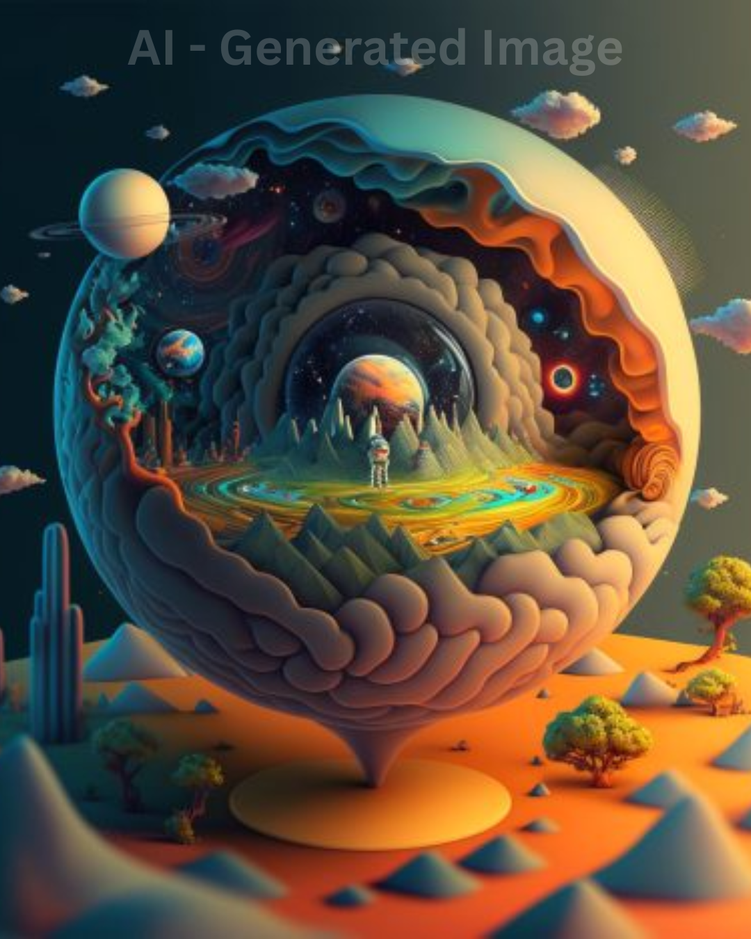
#> input picture testing/assets/post1.png, 751 x 939 px, shrunk from 1080 x 1350 before the run
$ python -i image_checker.py   (imports and definitions only)
#> lines starting #> are read from the running program, lines starting #| are printed output that depends on the picture; after the words box and inside, x2 and y2 are one past the last pixel; in counts of white or black regions, pixels touching at a corner belong together
"""
Image analysis utilities for AI label detection
"""
import os
from typing import Dict, Optional, Tuple
from PIL import Image, ExifTags
import cv2
import numpy as np


class ImageAnalyzer:
    """Analyzes images for AI-generated content labels and watermarks"""

    def __init__(self):
        self.ai_keywords = [
            'ai', 'generated', 'synthetic', 'artificial', 'deepfake',
            'created by ai', 'ai-generated', 'made with ai', 'dall-e',
            'midjourney', 'stable diffusion', 'generated image'
        ]

    def analyze_image(self, image_path: str) -> Dict:
        """
        Perform comprehensive analysis of an image

        Args:
            image_path: Path to the image file

        Returns:
            Dictionary with analysis results
        """
#> called with image_path = '../../testing/assets/post1.png'
        if not os.path.exists(image_path):
            return {
                'success': False,
                'error': 'Image file not found',
                'has_label': False,
                'label_coverage': 0,
                'metadata_check': {},
                'ocr_results': [],
                'visual_analysis': {}
            }

        try:
            # Load image
            img = Image.open(image_path)
#> img is the input picture: PIL image 751x939 RGB; mean R, G, B 92.9, 78.3, 60.8

            # Perform various checks
            metadata_results = self._check_metadata(img)
#> metadata_results = 5 items
            visual_results = self._check_visual_labels(image_path)
            ocr_results = self._perform_ocr(image_path)

            # Determine if AI label is present
            has_label = (
                metadata_results.get('has_ai_indicator', False) or
                visual_results.get('has_watermark', False) or
                self._check_ocr_for_ai_labels(ocr_results)
            )

            # Calculate label coverage
            label_coverage = self._calculate_label_coverage(visual_results, ocr_results, img.size)

            return {
                'success': True,
                'error': None,
                'has_label': has_label,
                'label_coverage': label_coverage,
                'metadata_check': metadata_results,
                'ocr_results': ocr_results,
                'visual_analysis': visual_results,
                'image_dimensions': img.size,
                'complies_with_10_percent': label_coverage >= 10.0
            }

        except Exception as e:
            return {
                'success': False,
                'error': f'Error analyzing image: {str(e)}',
                'has_label': False,
                'label_coverage': 0,
                'metadata_check': {},
                'ocr_results': [],
                'visual_analysis': {}
            }

    def _check_metadata(self, img: Image) -> Dict:
        """
        Check image EXIF/metadata for AI generation indicators

        Args:
            img: PIL Image object

        Returns:
            Dictionary with metadata findings
        """
        metadata_info = {
            'has_exif': False,
            'has_ai_indicator': False,
            'software': None,
            'description': None,
            'ai_related_fields': []
        }

        try:
            # Get EXIF data
            exif_data = img._getexif()

            if exif_data:
                metadata_info['has_exif'] = True

                # Map EXIF tags to readable names
                exif_readable = {}
                for tag_id, value in exif_data.items():
                    tag = ExifTags.TAGS.get(tag_id, tag_id)
                    exif_readable[tag] = value

                # Check specific fields
                ai_related_tags = ['Software', 'ImageDescription', 'Artist', 'Copyright', 'UserComment']

                for tag in ai_related_tags:
                    if tag in exif_readable:
                        value_str = str(exif_readable[tag]).lower()
                        metadata_info[tag.lower()] = exif_readable[tag]

                        # Check if value contains AI-related keywords
                        if any(keyword in value_str for keyword in self.ai_keywords):
                            metadata_info['has_ai_indicator'] = True
                            metadata_info['ai_related_fields'].append({
                                'field': tag,
                                'value': exif_readable[tag]
                            })

            # Also check PNG info (for PNG files)
            if hasattr(img, 'info') and img.info:
                for key, value in img.info.items():
                    value_str = str(value).lower()
                    if any(keyword in value_str for keyword in self.ai_keywords):
                        metadata_info['has_ai_indicator'] = True
                        metadata_info['ai_related_fields'].append({
                            'field': key,
                            'value': value
                        })

        except Exception as e:
            metadata_info['error'] = str(e)

        return metadata_info

    def _check_visual_labels(self, image_path: str) -> Dict:
        """
        Check for visual watermarks or labels using computer vision

        Args:
            image_path: Path to image file

        Returns:
            Dictionary with visual analysis results
        """
#> called with image_path = '../../testing/assets/post1.png'
        visual_info = {
            'has_watermark': False,
            'watermark_regions': [],
            'corner_analysis': {},
            'brightness_anomalies': False
        }

        try:
            # Load image with OpenCV
            img = cv2.imread(image_path)
#> img: shape (939, 751, 3)
            if img is None:
                return visual_info

            gray = cv2.cvtColor(img, cv2.COLOR_BGR2GRAY)
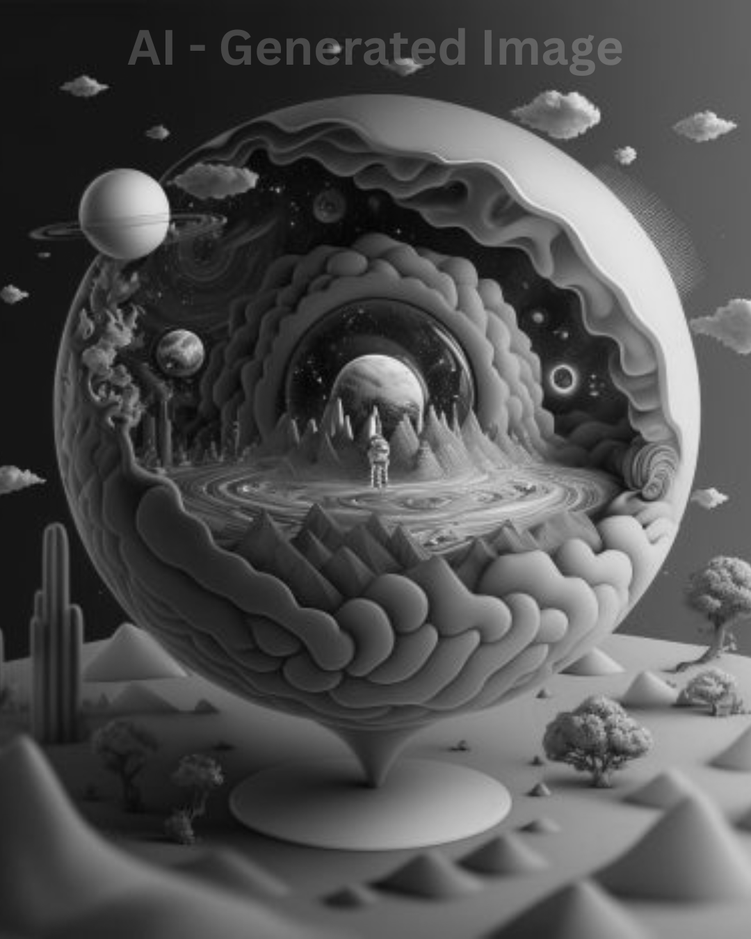
#> gray: shape (939, 751); min 3, max 240, mean 80.7
            height, width = gray.shape
#> height = 939; width = 751

            # Check corners for watermarks (common location)
            corner_size = int(min(height, width) * 0.15)  # 15% of smallest dimension
#> corner_size = 112

            corners = {
                'top_left': gray[0:corner_size, 0:corner_size],
                'top_right': gray[0:corner_size, width-corner_size:width],
                'bottom_left': gray[height-corner_size:height, 0:corner_size],
                'bottom_right': gray[height-corner_size:height, width-corner_size:width]
            }

            for corner_name, corner_region in corners.items():
                # Check if corner has significantly different brightness
                corner_mean = np.mean(corner_region)
                overall_mean = np.mean(gray)

                if abs(corner_mean - overall_mean) > 30:  # Threshold for anomaly
                    visual_info['corner_analysis'][corner_name] = {
                        'has_anomaly': True,
                        'brightness_diff': abs(corner_mean - overall_mean)
                    }
                    visual_info['brightness_anomalies'] = True
#> this loop made 4 passes
#> (corner_name, corner_mean) on passes 1 to 4: ('top_left', 24.09), ('top_right', 89.04), ('bottom_left', 62.7), ('bottom_right', 127.2)
#> after the loop, visual_info = 4 items

            # Check for overlay/watermark using edge detection
            edges = cv2.Canny(gray, 50, 150)
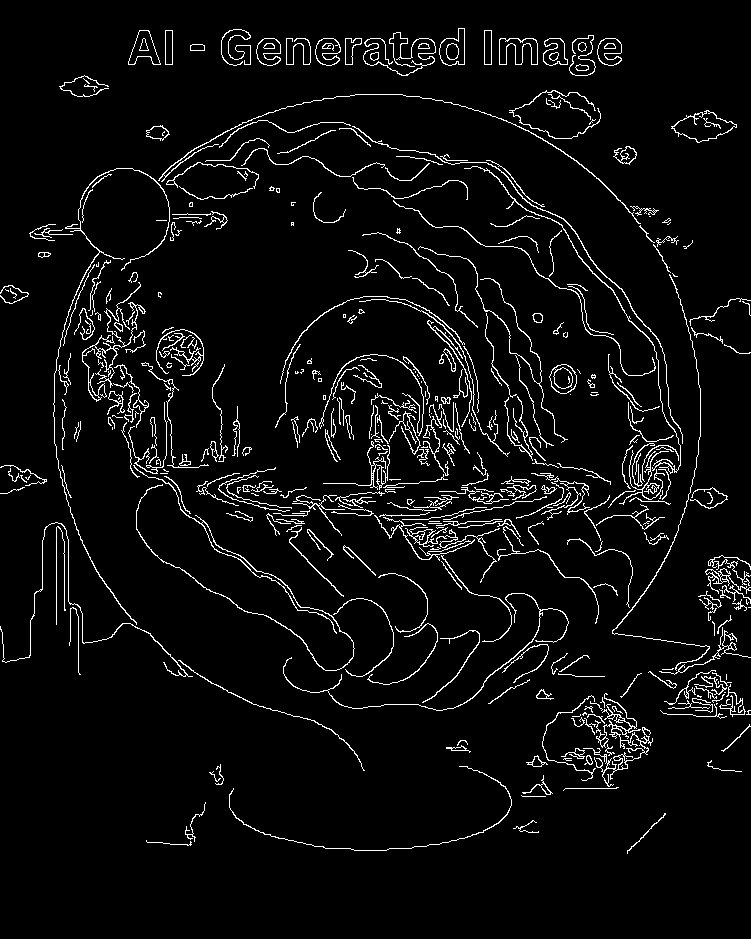
#> edges: shape (939, 751); 4.9% white in thin lines or dots, all inside (x1, y1, x2, y2) = (0, 28, 751, 854)

            # Look for rectangular regions (potential watermarks)
            contours, _ = cv2.findContours(edges, cv2.RETR_EXTERNAL, cv2.CHAIN_APPROX_SIMPLE)
#> contours = 413 contours, 289 with area under 20; largest, box (x1, y1, x2, y2) and area: (671, 110, 737, 143) 1142, (439, 28, 465, 66) 658, (499, 38, 538, 65) 610, (549, 364, 577, 394) 604, (128, 30, 161, 65) 586

            for contour in contours:
                x, y, w, h = cv2.boundingRect(contour)
                area = w * h
                total_area = width * height

                # If region is 5-20% of image and has text-like aspect ratio
                if 0.05 <= (area / total_area) <= 0.20 and 0.2 <= (h / w) <= 5:
                    visual_info['has_watermark'] = True
                    visual_info['watermark_regions'].append({
                        'x': x, 'y': y, 'width': w, 'height': h,
                        'coverage_percent': (area / total_area) * 100
                    })
#> this loop made 413 passes
#> (x, y, w, h, area) on passes 1 to 3: (146, 840, 46, 6, 276), (513, 820, 26, 13, 338), (627, 813, 39, 41, 1599)
#> in analyze_image, `visual_results = self._check_visual_labels(image_path)`: visual_results = 4 items

        except Exception as e:
            visual_info['error'] = str(e)

        return visual_info

    def _perform_ocr(self, image_path: str) -> list:
        """
        Perform OCR on image to detect text labels

        Args:
            image_path: Path to image file

        Returns:
            List of detected text strings
        """
        ocr_results = []

        try:
            # Try to import pytesseract
            import pytesseract

            # Perform OCR
            img = Image.open(image_path)
#> (the run stopped early here; a loop or call above may not have finished)

$ run again, on testing/assets/post2.png
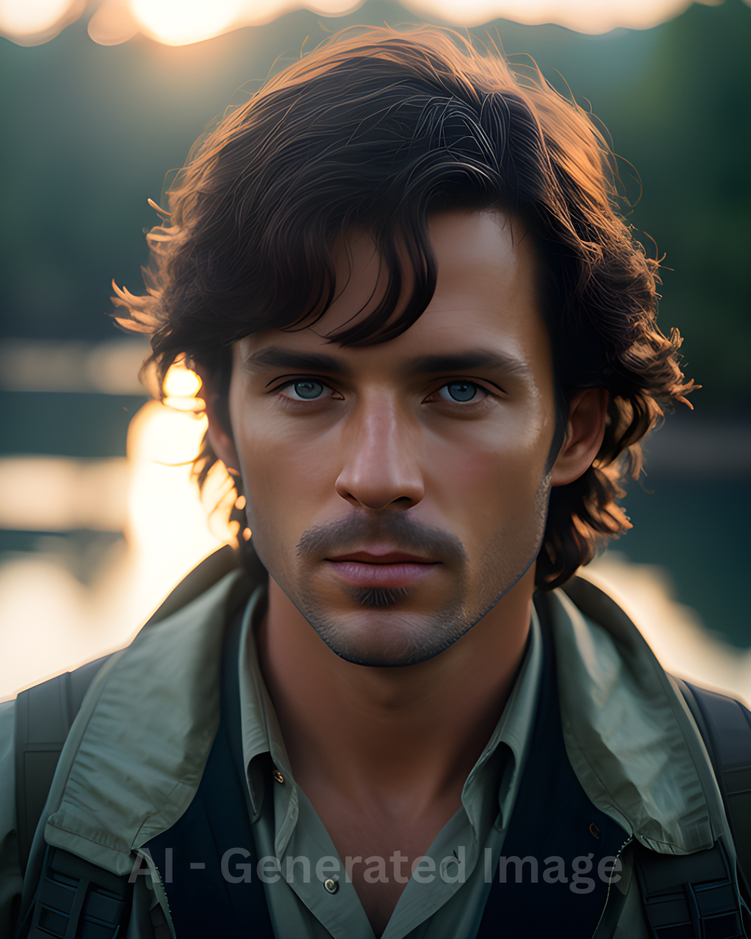
#> input picture testing/assets/post2.png, 751 x 939 px, shrunk from 1080 x 1350 before the run
#> in analyze_image, img is the input picture: PIL image 751x939 RGB; mean R, G, B 82.7, 79, 72.3
#> metadata_results = 5 items
#> img: shape (939, 751, 3)
#> in _check_visual_labels, `gray = cv2.cvtColor(img, cv2.COLOR_BGR2GRAY)`:
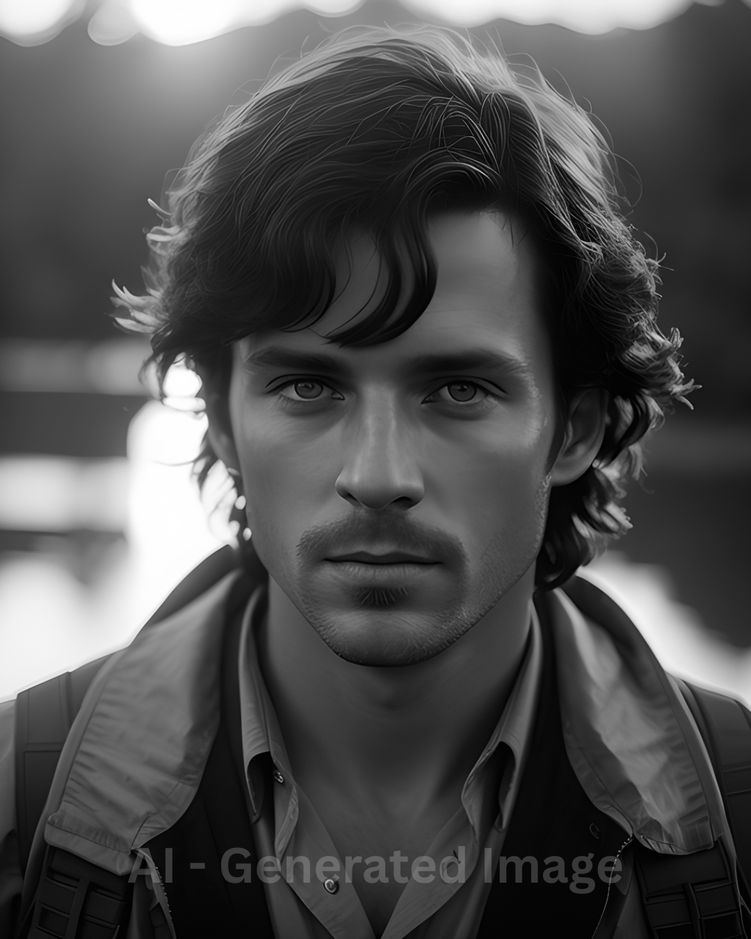
#> gray: shape (939, 751); min 0, max 255, mean 79.3
#> the loop in _check_visual_labels, `for corner_name, corner_region in corners.items():` made 4 passes
#> (corner_name, corner_mean) on passes 1 to 4: ('top_left', 141.4), ('top_right', 79.56), ('bottom_left', 25.33), ('bottom_right', 19.84)
#> after the loop in _check_visual_labels, `for corner_name, corner_region in corners.items():`: visual_info = 4 items
#> in _check_visual_labels, `edges = cv2.Canny(gray, 50, 150)`:
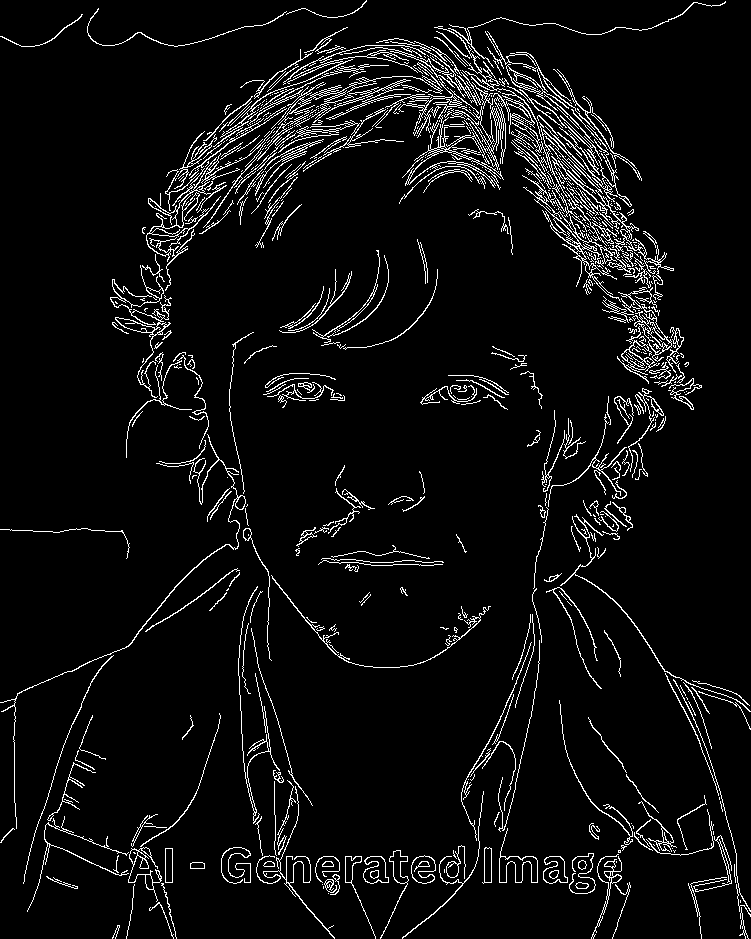
#> edges: shape (939, 751); 5.6% white in thin lines or dots
#> contours = 670 contours, 550 with area under 20; largest, box (x1, y1, x2, y2) and area: (450, 89, 621, 302) 1329, (146, 127, 276, 291) 1020, (110, 265, 172, 398) 610, (499, 828, 538, 883) 609, (618, 287, 672, 362) 548
#> the loop in _check_visual_labels, `for contour in contours:` made 670 passes
#> (x, y, w, h, area) on passes 1 to 3: (112, 925, 8, 14, 112), (739, 907, 10, 32, 320), (149, 902, 25, 37, 925)
#> visual_results = 4 items

$ run again, on testing/assets/post3.png
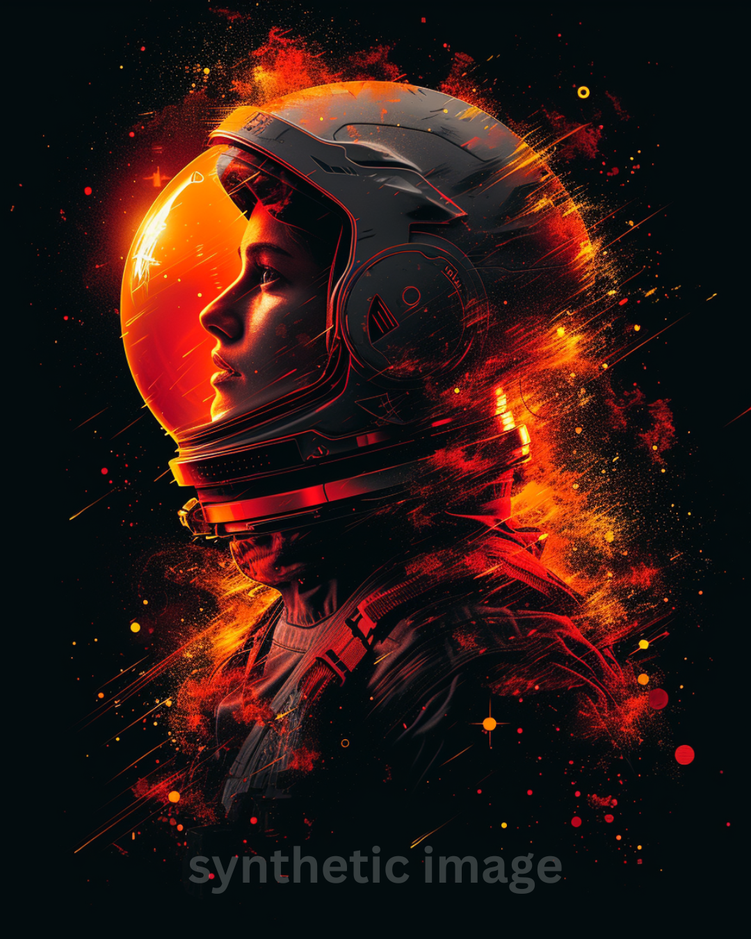
#> input picture testing/assets/post3.png, 751 x 939 px, shrunk from 1080 x 1350 before the run
#> in analyze_image, img is the input picture: PIL image 751x939 RGB; mean R, G, B 46.3, 24, 19.7
#> metadata_results = 5 items
#> img: shape (939, 751, 3)
#> in _check_visual_labels, `gray = cv2.cvtColor(img, cv2.COLOR_BGR2GRAY)`:
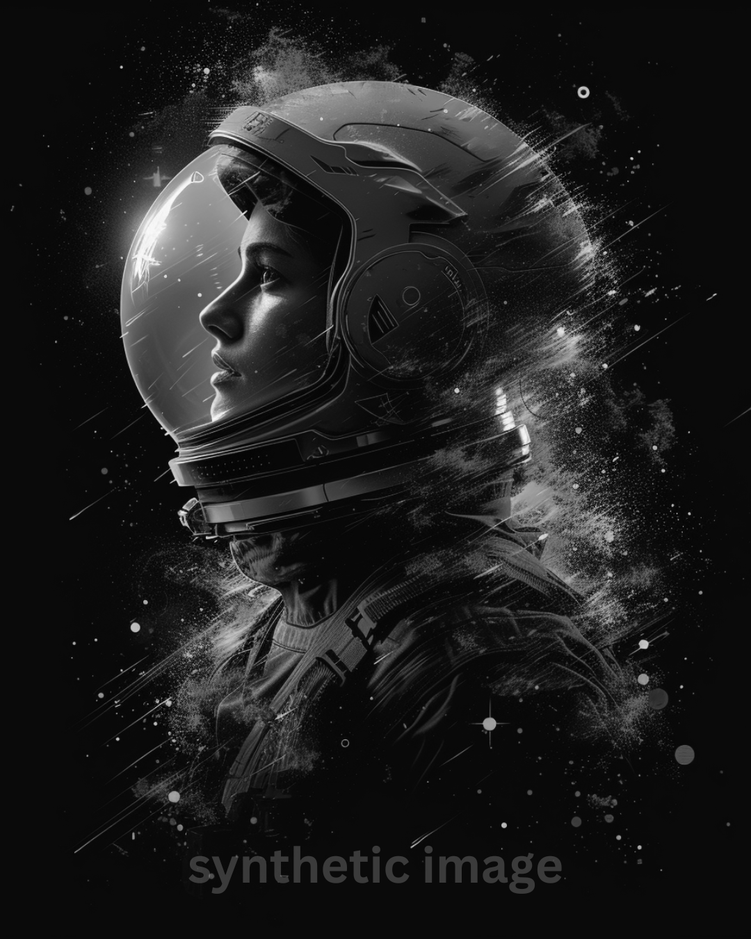
#> gray: shape (939, 751); min 0, max 253, mean 30.3
#> the loop in _check_visual_labels, `for corner_name, corner_region in corners.items():` made 4 passes
#> (corner_name, corner_mean) on passes 1 to 4: ('top_left', 9.73), ('top_right', 9.9), ('bottom_left', 10.25), ('bottom_right', 10.1)
#> after the loop in _check_visual_labels, `for corner_name, corner_region in corners.items():`: visual_info = 4 items
#> in _check_visual_labels, `edges = cv2.Canny(gray, 50, 150)`:
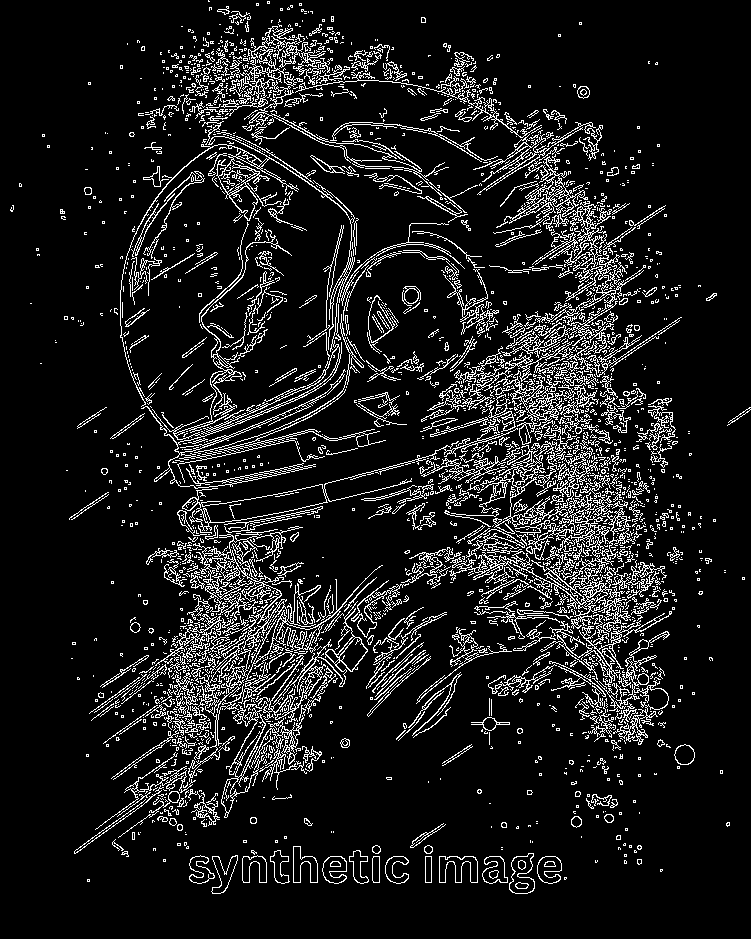
#> edges: shape (939, 751); 10.6% white in thin lines or dots
#> contours = 2214 contours, 1982 with area under 20; largest, box (x1, y1, x2, y2) and area: (120, 136, 386, 489) 4238, (193, 526, 383, 690) 3528, (454, 154, 646, 399) 3478, (182, 394, 518, 531) 2772, (451, 427, 635, 586) 2063
#> the loop in _check_visual_labels, `for contour in contours:` made 2214 passes
#> (x, y, w, h, area) on passes 6, 8, 9: (637, 859, 5, 6, 30), (537, 856, 25, 28, 700), (482, 856, 26, 28, 728)
#> visual_results = 4 items
